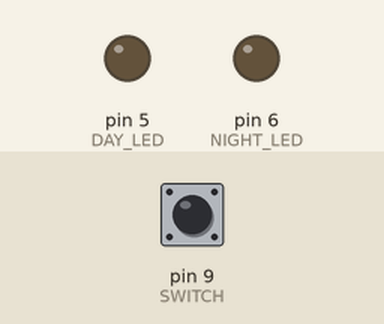
Simulated run of this program. Board: Arduino Nano, built with avr-gcc and run on an emulated ATmega328P. Parts: output pins drawn as LEDs (lit = HIGH). The inputs (shaded band) are chosen by the test bench; at power-on: pin 9 (SWITCH) HIGH.

Above: at 1.2 s.
1.3 s: pin 9 (SWITCH) pulled LOW for 0.15 s
At 2.1 s:
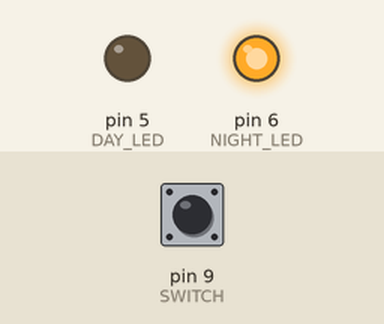
2.9 s: pin 9 (SWITCH) pulled LOW for 1 s
At 3.2 s:
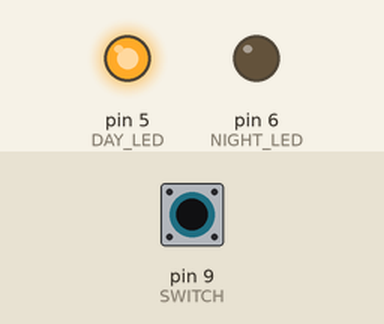
5.4 s: pin 9 (SWITCH) pulled LOW for 3.2 s
At 6.4 s:
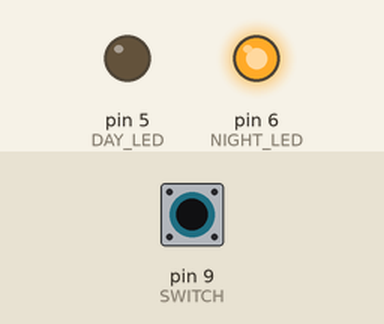
Timing chart, 0 to 8.4 s (numbered marks = the images above; inputs shaded):
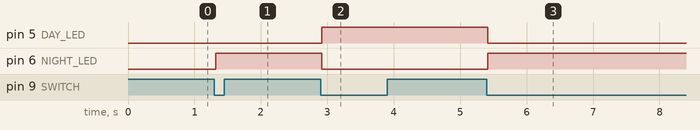

The program:

main.cpp
```cpp
#include <Arduino.h>
#include <Bounce2.h>

#define DAY_LED 5
#define NIGHT_LED 6
#define SWITCH 9

typedef enum State
{
  DAY_MODE,
  NIGHT_MODE
} state;

state State = DAY_MODE;

Bounce deboucer = Bounce();

void SwitchLights(state);

void setup()
{
  pinMode(DAY_LED, OUTPUT);
  pinMode(NIGHT_LED, OUTPUT);

  pinMode(SWITCH, INPUT_PULLUP);

  deboucer.attach(SWITCH);
  deboucer.interval(20);

  //Serial.begin(9600);
}

void loop()
{
  deboucer.update();

  if (deboucer.fell())
  {
    if (State == DAY_MODE)
    {
      State = NIGHT_MODE;
    }
    else
    {
      State = DAY_MODE;
    }
    SwitchLight(State);
  }
}

void SwitchLight(state State)
{
  switch (State)
  {
  case DAY_MODE:
    digitalWrite(DAY_LED, HIGH);
    digitalWrite(NIGHT_LED, LOW);
    break;
  case NIGHT_MODE:
    digitalWrite(DAY_LED, LOW);
    digitalWrite(NIGHT_LED, HIGH);
    break;
  }
}
```

Measured:
- after the input at 1.3 s, pin 6 (NIGHT_LED): LOW → HIGH at once
- after the input at 2.9 s, pin 5 (DAY_LED): LOW → HIGH at once; pin 6 (NIGHT_LED): HIGH → LOW at once
- after the input at 5.4 s, pin 5 (DAY_LED): HIGH → LOW at once; pin 6 (NIGHT_LED): LOW → HIGH at once
